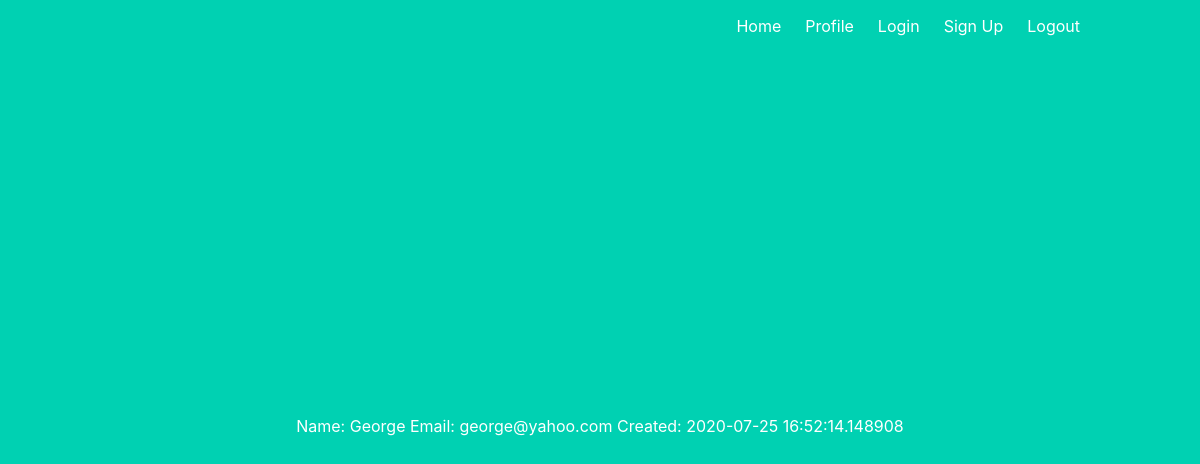
Before: /view with the older database file.
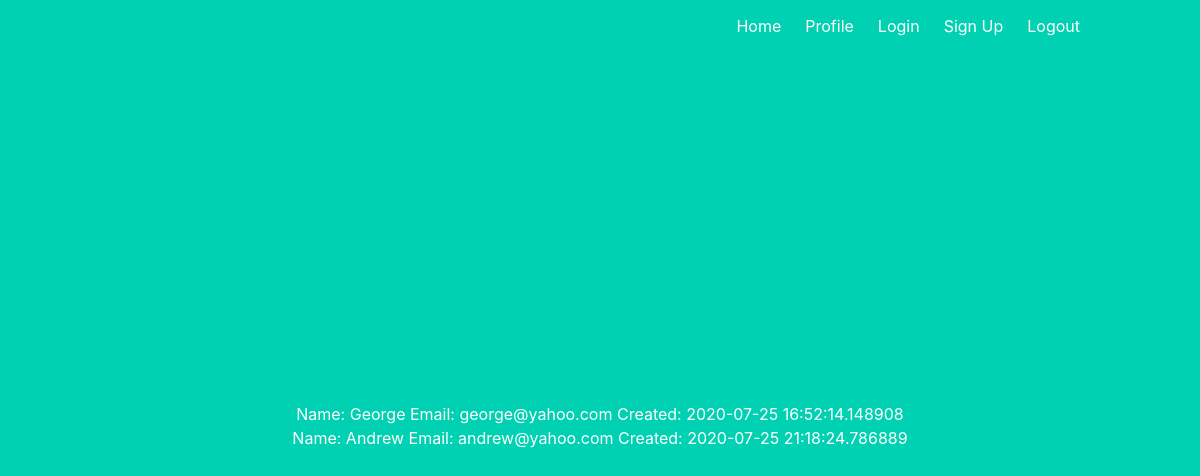
After: the same page with the newer database file.
### models.py (models this page shows)
class User(UserMixin, db.Model):
    id = db.Column(db.Integer, primary_key=True)
    email = db.Column(db.String(100), unique=True)
    password = db.Column(db.String(100))
    name = db.Column(db.String(1000))
    created = db.Column(db.DateTime)

### auth.py (the view)
@auth.route('/view')
def view():
    return render_template('view.html', values=User.query.all())

### templates/view.html
{% extends "base.html" %}
{% block content %}
    {% for n in values %}
        <p>Name: {{n.name}} Email: {{n.email}} Created: {{n.created}}</p>
    {% endfor %}
{% endblock %}

### templates/base.html (shortened to what this page needs)
<!DOCTYPE html>
<html>
<head>
    <link rel="stylesheet" href="https://cdnjs.cloudflare.com/ajax/libs/bulma/0.6.2/css/bulma.min.css">
</head>
<body>
    <section class="hero is-primary is-fullheight">
        <div class="hero-head">
            <nav class="navbar">
                <div class="container">
                    <div id="navbarMenuHeroA" class="navbar-menu">
                        <div class="navbar-end">
                            <a href="{{ url_for('main.index') }}" class="navbar-item">
                                Home
                            </a>
                            <a href="{{ url_for('main.profile') }}" class="navbar-item">
                                Profile
                            </a>
                            <a href="{{ url_for('auth.login') }}" class="navbar-item">
                                Login
                            </a>
                            <a href="{{ url_for('auth.signup') }}" class="navbar-item">
                                Sign Up
                            </a>
                            <a href="{{ url_for('auth.logout') }}" class="navbar-item">
                                Logout
                            </a>
                        </div>
                    </div>
                </div>
            </nav>
        </div>
        <div class="hero-body">
            <div class="container has-text-centered">
               {% block content %}
               {% endblock %}
            </div>
        </div>
    </section>
</body>
</html>

Changed rows visible on the page:
added User: name "Andrew", email "andrew@yahoo.com", created "2020-07-25 21:18:24.786889"
